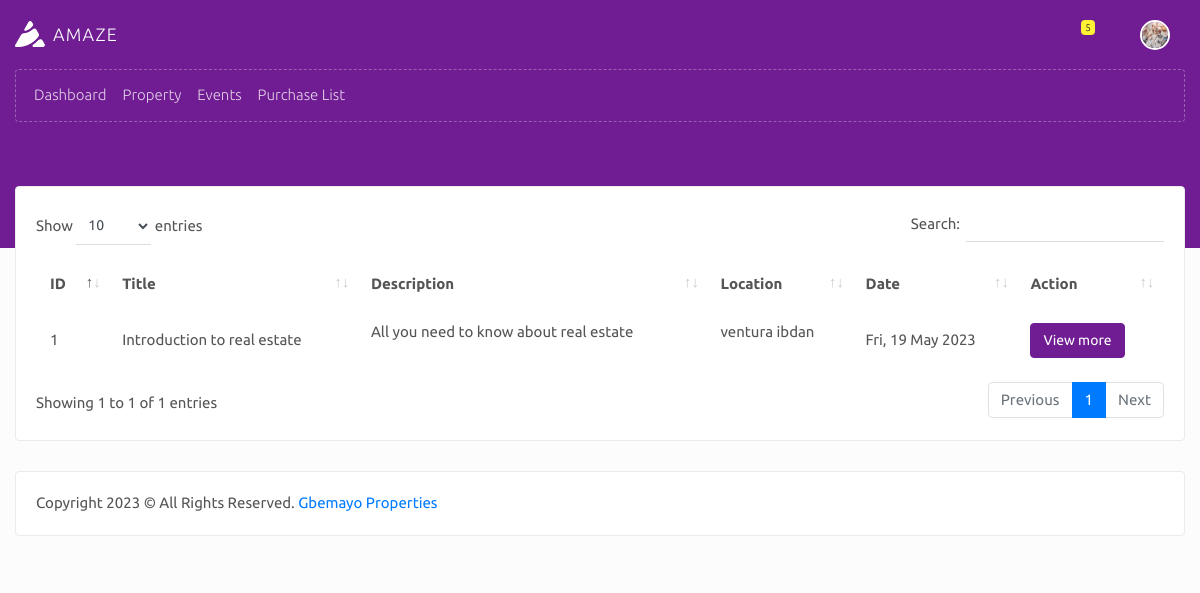
/clients/events.php (signed in), run on the app's committed database.
### tables this page shows
CREATE TABLE `clients` (
  `clients_id` int(255) NOT NULL,
  `clients_property_balance` varchar(255) DEFAULT '0',
  `clients_title` varchar(255) DEFAULT NULL,
  `clients_fullname` varchar(255) DEFAULT NULL,
  `clients_email` varchar(255) DEFAULT NULL,
  `clients_photo` varchar(255) DEFAULT NULL,
  `clients_phone_number` varchar(255) DEFAULT NULL,
  `clients_address` varchar(255) DEFAULT NULL,
  `clients_occupation` varchar(255) DEFAULT NULL,
  `clients_dob` varchar(255) DEFAULT NULL,
  `clients_valid_id` varchar(255) DEFAULT NULL,
  `clients_agent_id` varchar(255) DEFAULT NULL,
  `clients_business_id` varchar(255) DEFAULT NULL,
  `clients_password` varchar(255) DEFAULT NULL,
  `client_profile_update_count` varchar(255) NOT NULL DEFAULT '0',
  `clients_created_on` datetime NOT NULL
);

CREATE TABLE `events` (
  `events_id` int(255) NOT NULL,
  `events_title` varchar(255) DEFAULT NULL,
  `events_desc` varchar(1500) DEFAULT NULL,
  `events_venue` varchar(255) DEFAULT NULL,
  `events_date` varchar(255) DEFAULT NULL,
  `events_status` enum('active','inactive') NOT NULL DEFAULT 'active',
  `events_created_on` datetime NOT NULL
);

### includes/db-functions.php (called while the page is built, shortened)
<?php
	include("config.php");
	function query_all_events($data =false){
		global $con;
		$query = mysqli_query($con, "SELECT * FROM events ORDER BY events_id DESC") or die(mysqli_error($con));
		return $data ? $query : mysqli_num_rows($query);
	}
	function admin_query_client($client_id,$business_id, $agent_id, $data = false){
		global $con;
		$query = mysqli_query($con, "SELECT * FROM clients WHERE clients_business_id ='$business_id' AND clients_agent_id ='$agent_id' AND clients_id='$client_id' ");
		return $data ? $query : mysqli_num_rows($query);
	}
?>

### clients/events.php (the view, shortened to what this page needs)
<?php
 include("includes/header.php");
?>
    <div class="body_area after_bg sm">
        <div class="block-header">
            <div class="container">
                <div class="row clearfix">
                    <div class="col-lg-6 col-md-12">
                        <ul class="breadcrumb pl-0 pb-0 ">
                            <li class="breadcrumb-item"><a href="dashboard">Home</a></li>
                            <li class="breadcrumb-item active">Events</li>
                        </ul>
                        <h1 class="mb-1 mt-1">Event List</h1>
                    </div>
                    <div class="col-lg-6 col-md-12 text-md-right">
                    </div>
                </div>
            </div>
        </div>
        <div class="container">
            <div class="row clearfix">
                <div class="col-md-12 col-lg-12">
                    <div class="card">
                        <div class="body">
                            <div class="table-responsive">
                                <table class="table table-borderless table-hover js-basic-example dataTable" id="datatables">
                                    <thead>
                                        <tr>
                                            <th>ID</th>
                                            <th>Title</th>
                                            <th>Description</th>
                                            <th>Location</th>
                                            <th>Date</th>
                                            <th>Action</th>
                                        </tr>
                                    </thead>
                                    <tbody>
                                        <?php
                                            $query_all_events = query_all_events(true);
                                            $count = 1;
                                            while($fetch_events = mysqli_fetch_assoc($query_all_events)){
                                                extract($fetch_events);
                                        ?>
                                             <tr>
                                                <td><?php echo $count++  ?></td>
                                                <td><?php echo $events_title ?></td>
                                                <td><p style="white-space:initial;"><?php echo $events_desc ?></p></td>
                                                <td><p style="white-space:initial;"><?php echo $events_venue?></p></td>
                                                <td><?php echo date("D, d M Y", strtotime($events_date)) ?></td>
                                                <td>
                                                     <a class="btn btn-primary" href="event-details?event_id=<?php echo base64_encode($events_id)  ?>">View more</a>
                                                </td>
                                            </tr>
                                        <?php
                                            }
                                        ?>
                                    </tbody>
                                </table>
                            </div>
                        </div>
                    </div>
                </div>
            </div>
<?php
    require("includes/footer.php");
?>

### clients/includes/header.php (shortened to what this page needs)
    <?php
    $query_client_info = admin_query_client($session_logged_in_client_id, $session_logged_in_business_id, $session_logged_in_agent_id,true);
    $fetch_client_info = mysqli_fetch_assoc($query_client_info);
?>
<!doctype html>
<html class="no-js " lang="en">
<head>
<link rel="stylesheet" href="../assets/plugins/bootstrap/css/bootstrap.min.css">
<link rel="stylesheet" href="../assets/plugins/jquery-datatable/dataTables.bootstrap4.min.css">
<link rel="stylesheet" href="../assets/plugins/jvectormap/jquery-jvectormap-2.0.3.min.css"/>
<link rel="stylesheet" href="../assets/plugins/c3/plugin.css"/>
<link rel="stylesheet" href="../assets/css/amaze.style.min.css">
</head>
<body class="font-ubuntu h_menu">
<div id="body" class="theme-purple">
    <nav class="top_navbar">
        <div class="container">
            <div class="row clearfix">
                <div class="col-12">
                    <div class="d-flex justify-content-between align-items-center">
                        <div class="navbar-logo">
                            <a class="navbar-brand" href="index.html"><img src="../assets/images/logo.svg" width="30" alt="Amaze"><span class="ml-2">Amaze</span></a>
                        </div>
                        <div class="d-flex justify-content-end justify-content-md-between align-items-center flex-grow-1">
                            <ul class="navbar">
                                <li class="dropdown notifications">
                                    <a href="javascript:void(0);" class="dropdown-toggle" data-toggle="dropdown" role="button"><i class="icon-bell"></i><span class="label-count">5</span></a>
                                </li>
                                <li class="dropdown profile">
                                    <a href="javascript:void(0);" class="dropdown-toggle" data-toggle="dropdown" role="button">
                                        <img class="rounded-circle"  src="<?php echo $fetch_client_info['clients_photo']; ?>" style="width:30px; height: 30px;object-fit: cover;">
                                    </a>
                                </li>
                            </ul>
                        </div>
                    </div>
                </div>
            </div>
        </div>
    </nav>
    <aside id="leftsidebar" class="sidebar">
        <div class="container">
            <div class="row clearfix">
                <div class="col-12">
                    <div class="menu">
                        <ul class="list">
                            <li>
                                <a href="dashboard" class="menu-toggle"><i class="zmdi zmdi-home"></i><span>Dashboard</span></a>
                            </li>
                            <li><a href="property-list"><i class="zmdi zmdi-hospital-alt"></i><span>Property</span></a></li>
                            <li><a href="events" class="menu-toggle"><i class="zmdi zmdi-apps"></i><span>Events</span></a></li>
                            <li><a href="purchase-list" class="menu-toggle"><i class="zmdi zmdi-apps"></i><span>Purchase List</span></a></li>
                        </ul>
                    </div>
                </div>
            </div>
        </div>
    </aside>

### data on the page
clients: clients_photo (picture)
events: events_title "Introduction to real estate", events_desc "All you need to know about real estate", events_venue "ventura ibdan", events_date "Fri, 19 May 2023"
